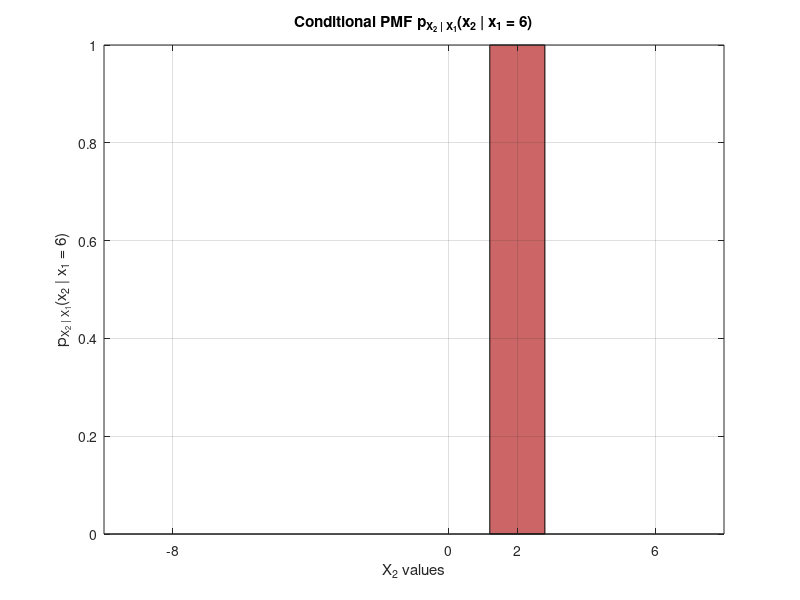

This figure's MATLAB source:
% Define the values of X2 and the corresponding conditional probabilities given X1 = 6
x2_values = [-8, 0, 2, 6];
p_x2_given_x1_6 = [0, 0, 1, 0];  % Based on the conditional PMF

% Create a bar plot for the conditional PMF
figure;
bar(x2_values, p_x2_given_x1_6, 'FaceColor', [0.8, 0.4, 0.4]);

% Add labels and title
xlabel('X_2 values');
ylabel('p_{X_2 | X_1}(x_2 | x_1 = 6)');
title('Conditional PMF p_{X_2 | X_1}(x_2 | x_1 = 6)');
grid on;
